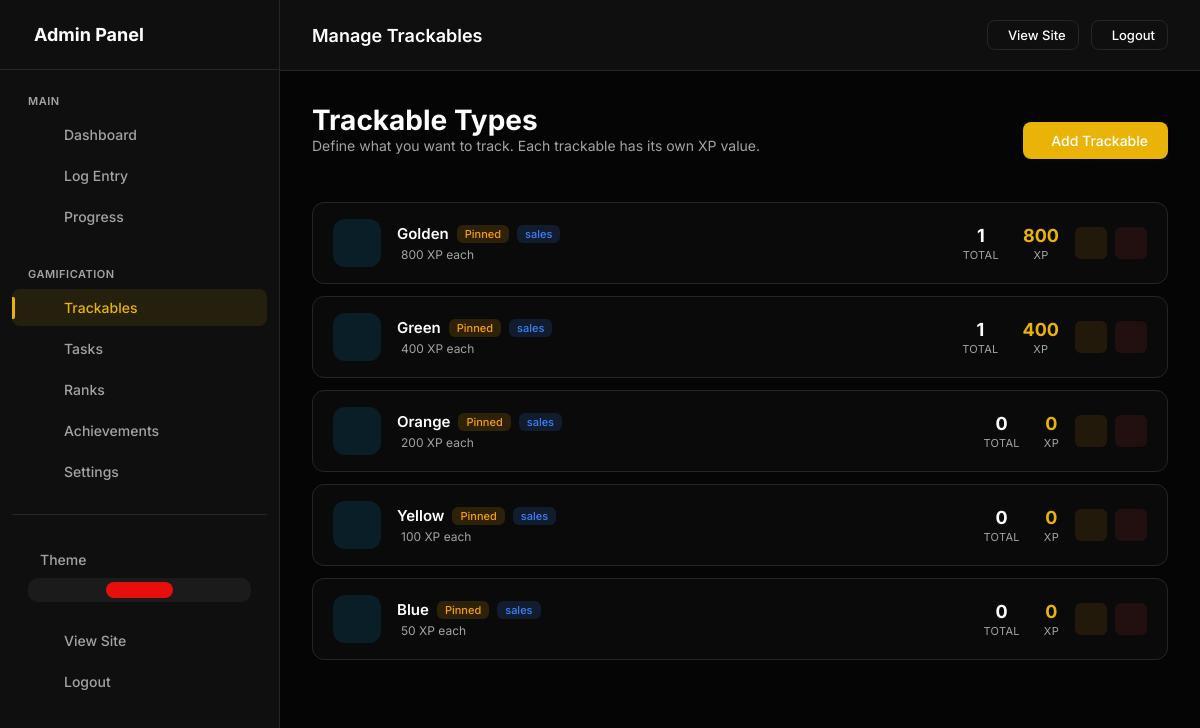
The page /admin/trackables (signed in) on the database as committed earlier.
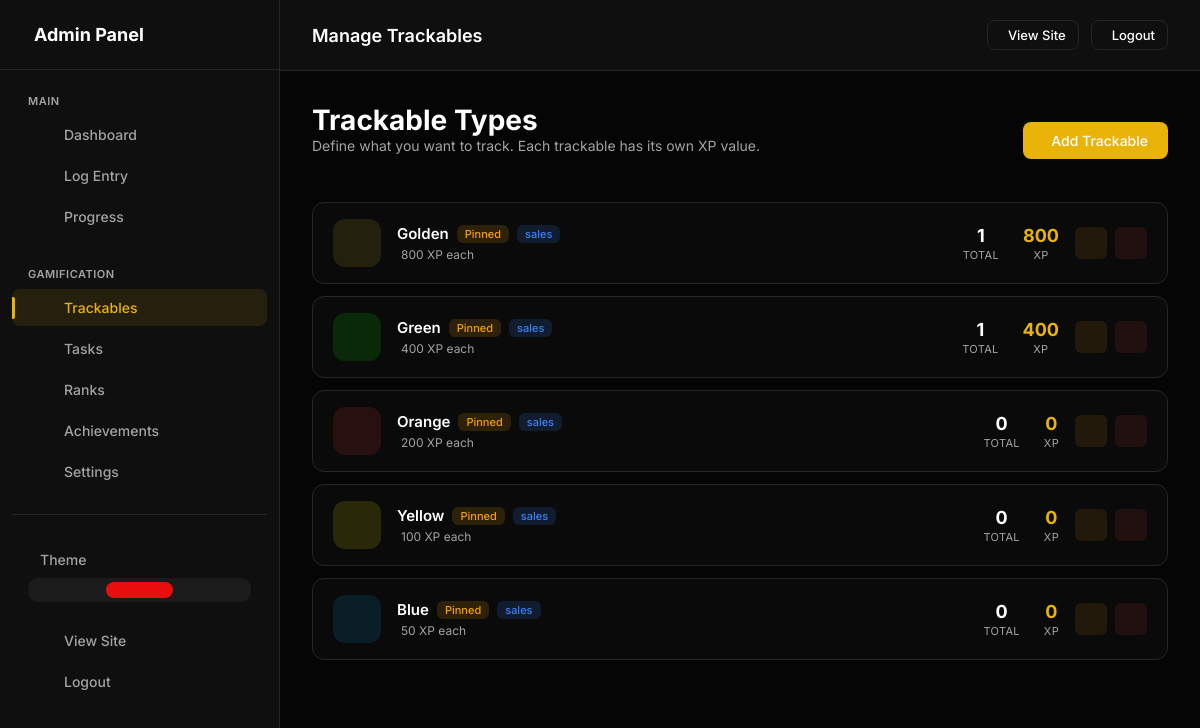
The same page on the database as committed later.
### app.py (the view)
    @app.route('/admin/trackables')
    @admin_required
    def admin_trackables():
        trackables = TrackableType.query.filter_by(
            user_id=current_user.id
        ).order_by(TrackableType.display_order).all()
        return render_template('admin/trackables.html', trackables=trackables)

### models.py (called while the page is built, shortened)
    def get_total_count(self):
        return sum(e.count for e in self.entries)

    def calculate_xp_for_entry(self, count=1, value=0):
        if self.track_value:
            if self.category in ('sales', 'finance', 'income'):
                return int(abs(value) * (self.xp_multiplier or 1.0))
            elif (self.category == 'expense' or self.expense_threshold > 0):
                diff = max(0, self.expense_threshold - abs(value))
                return int(diff * (self.xp_multiplier or 1.0))
        if self.xp_mode == 'fixed':
            return count * self.xp_per_unit
        elif self.xp_mode == 'value_based' and value:
            return int(abs(value) * (self.xp_multiplier or 1.0))
        return count * self.xp_per_unit

    def get_total_xp(self):
        return sum(e.get_xp() for e in self.entries)

    def get_xp(self):
        if self.trackable_type:
            return self.trackable_type.calculate_xp_for_entry(self.count, self.value)
        return 0

### templates/admin/trackables.html (shortened to what this page needs)
{% extends "admin/base.html" %}
{% block page_title %}Manage Trackables{% endblock %}
{% block content %}
<div class="page-header">
    <div>
        <h1 class="page-title">Trackable Types</h1>
        <p class="page-intro">Define what you want to track. Each trackable has its own {{ points_name }} value.</p>
    </div>
    <div class="page-actions">
        <a href="{{ url_for('admin_trackable_add') }}" class="btn btn-primary">
             Add Trackable
        </a>
    </div>
</div>
{% if trackables %}
<div class="trackables-list">
    {% for trackable in trackables %}
    <div class="trackable-row {% if not trackable.is_active %}inactive{% endif %}">
        <div class="trackable-icon-box" style="background: {{ trackable.color }}20; color: {{ trackable.color }}">
        </div>
        <div class="trackable-info">
            <div class="trackable-name">
                {{ trackable.name }}
                {% if trackable.is_pinned %}
                <span class="badge badge-pinned"> Pinned</span>
                {% endif %}
                <span class="badge badge-category">{{ trackable.category }}</span>
            </div>
            <div class="trackable-meta">
                {% if trackable.xp_mode == 'value_based' %}
                <span><i class="ph ph-lightning"></i> {{ trackable.xp_multiplier }}x value = XP</span>
                {% else %}
                <span> {{ trackable.xp_per_unit }} {{ points_name }} each</span>
                {% endif %}
            </div>
        </div>
        <div class="trackable-stats">
            <div class="stat-item">
                <div class="stat-item-value">{{ trackable.get_total_count() }}</div>
                <div class="stat-item-label">Total</div>
            </div>
            <div class="stat-item">
                <div class="stat-item-value" style="color: var(--accent)">{{ trackable.get_total_xp()|format_number }}
                </div>
                <div class="stat-item-label">{{ points_name }}</div>
            </div>
        </div>
        <div class="trackable-actions">
            <a href="{{ url_for('admin_trackable_edit', id=trackable.id) }}" class="action-btn edit" title="Edit">
            </a>
            <form action="{{ url_for('admin_trackable_delete', id=trackable.id) }}" method="post"
                onsubmit="return confirmDelete(this, 'Trackable')" style="display: inline;">
                <button type="submit" class="action-btn delete" title="Delete">
                </button>
            </form>
        </div>
    </div>
    {% endfor %}
</div>
{% endif %}
{% endblock %}

Rows that differ between the two databases and show on the page:
changed TrackableType "Golden": color "#0ea5e9" → "#d1b424" (drawn)
changed TrackableType "Green": color "#0ea5e9" → "#00ff00" (drawn)
changed TrackableType "Orange": color "#0ea5e9" → "#ff3b3b" (drawn)
changed TrackableType "Yellow": color "#0ea5e9" → "#ffff00" (drawn)
